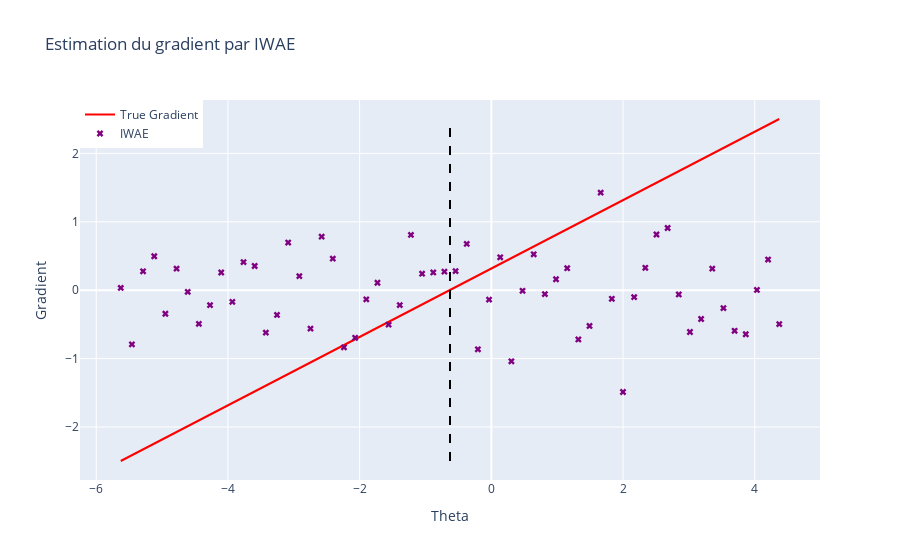

Write notebook code for a chart like this one.
### Code cell
Code.plot_gradient(r, x, noised_A, noised_b, theta_true, n_simulations, 'IWAE')
